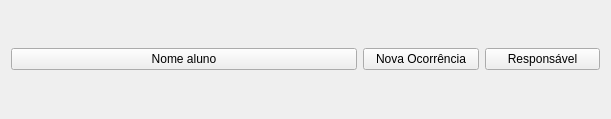
<?xml version="1.0" encoding="UTF-8"?>
<ui version="4.0">
 <class>Form</class>
 <widget class="QWidget" name="Form">
  <property name="geometry">
   <rect>
    <x>0</x>
    <y>0</y>
    <width>611</width>
    <height>119</height>
   </rect>
  </property>
  <property name="windowTitle">
   <string>Form</string>
  </property>
  <layout class="QHBoxLayout" name="horizontalLayout" stretch="3,1,1">
   <item>
    <widget class="QPushButton" name="studentName">
     <property name="text">
      <string>Nome aluno</string>
     </property>
    </widget>
   </item>
   <item>
    <widget class="QPushButton" name="newReport">
     <property name="text">
      <string>Nova Ocorrência</string>
     </property>
    </widget>
   </item>
   <item>
    <widget class="QPushButton" name="parentInfo">
     <property name="text">
      <string>Responsável</string>
     </property>
    </widget>
   </item>
  </layout>
 </widget>
 <resources/>
 <connections/>
</ui>
